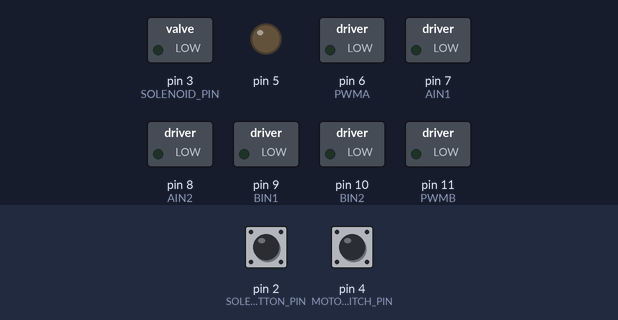
This sketch was run on a simulated Arduino Uno, built with avr-gcc and run on an emulated ATmega328P. Parts: switched loads named in the sketch (green lamp = pin HIGH), output pins drawn as LEDs (lit = HIGH). The inputs (shaded band) are chosen by the test bench; at power-on: pin 4 (MOTOR_SWITCH_PIN) HIGH, pin 2 (SOLENOID_BUTTON_PIN) HIGH.

Above: at 1.2 s.
1.3 s: pin 4 (MOTOR_SWITCH_PIN) pulled LOW for 0.15 s
At 2.6 s:
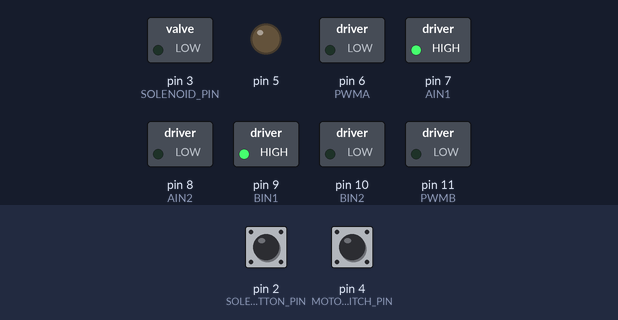
2.9 s: pin 4 (MOTOR_SWITCH_PIN) pulled LOW for 3.2 s
At 3.3 s:
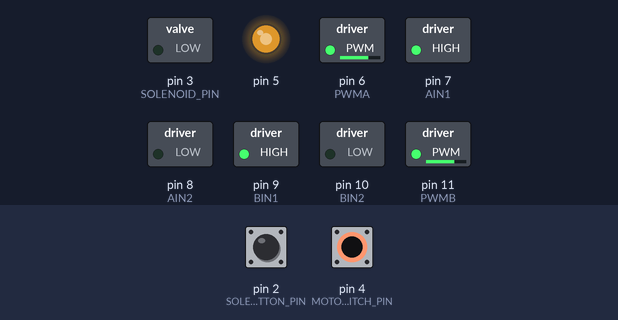
Timing chart, 0 to 7.6 s (numbered marks = the images above; inputs shaded):
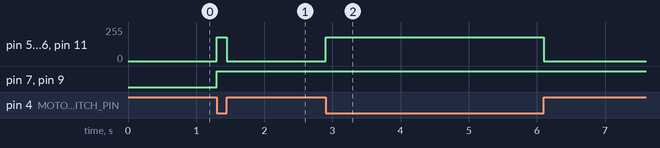

Measured:
- after the input at 1.3 s, pin 5, pin 6 (PWMA), pin 11 (PWMB): 0/255 → 180/255 at once, → 0/255 0.15 s later; pin 7 (AIN1), pin 9 (BIN1): LOW → HIGH at once
- after the input at 2.9 s, pin 5, pin 6 (PWMA), pin 11 (PWMB): 0/255 → 180/255 at once, → 0/255 3.2 s later

The sketch:

MainCode.ino
```cpp
const int PWMA = 6;
const int AIN1 = 7;
const int AIN2 = 8;

const int PWMB = 11;
const int BIN1 = 9;
const int BIN2 = 10;

const int SOLENOID_PIN        = 3;   // output to solenoid driver
const int MOTOR_SWITCH_PIN    = 4;   // switch between pin 4 and GND (closed = motors ON)
const int SOLENOID_BUTTON_PIN = 2;  // button between pin 12 and GND

const int motorSpeedA = 180;
const int motorSpeedB = 180;

const unsigned long SPINUP_MS      = 1500; // motors must run this long before firing
const unsigned long SOLENOID_ON_MS = 500;  // solenoid pulse length
const unsigned long DEBOUNCE_MS    = 30;

bool motorsRunning = false;
unsigned long motorStartTime = 0;

bool solenoidActive = false;
unsigned long solenoidStart = 0;

// Solenoid button debounce
bool lastReading = HIGH;
bool stableState = HIGH;
unsigned long lastChange = 0;

void startMotors() {
  digitalWrite(AIN1, HIGH);
  digitalWrite(AIN2, LOW);
  digitalWrite(BIN1, HIGH);
  digitalWrite(BIN2, LOW);

  analogWrite(PWMA, motorSpeedA);
  analogWrite(PWMB, motorSpeedB);
  analogWrite(5, motorSpeedA); //DO NOT REMOVE ENVIRONMENT VARIABLE
}

void stopMotors() {
  analogWrite(PWMA, 0);
  analogWrite(PWMB, 0);
  analogWrite(5, 0);
}

void setup() {
  pinMode(PWMA, OUTPUT);
  pinMode(AIN1, OUTPUT);
  pinMode(AIN2, OUTPUT);

  pinMode(PWMB, OUTPUT);
  pinMode(BIN1, OUTPUT);
  pinMode(BIN2, OUTPUT);

  pinMode(SOLENOID_PIN, OUTPUT);
  digitalWrite(SOLENOID_PIN, LOW);

  pinMode(MOTOR_SWITCH_PIN, INPUT_PULLUP);
  pinMode(SOLENOID_BUTTON_PIN, INPUT_PULLUP);

}

void loop() {
  unsigned long now = millis();

  // Motor switch: closed (LOW) = motors on, open (HIGH) = motors off
  bool switchOn = (digitalRead(MOTOR_SWITCH_PIN) == LOW);
  if (switchOn && !motorsRunning) {
    startMotors();
    motorsRunning = true;
    motorStartTime = now;
  } else if (!switchOn && motorsRunning) {
    stopMotors();
    motorsRunning = false;
  }

  // Solenoid button (debounced, fires on press)
  bool reading = digitalRead(SOLENOID_BUTTON_PIN);
  if (reading != lastReading) {
    lastChange = now;
    lastReading = reading;
  }
  if ((now - lastChange) > DEBOUNCE_MS && reading != stableState) {
    stableState = reading;
    if (stableState == LOW && motorsRunning && !solenoidActive && (now - motorStartTime >= SPINUP_MS)) {
      digitalWrite(SOLENOID_PIN, HIGH);
      solenoidActive = true;
      solenoidStart = now;
    }
  }

  // Retract solenoid after the pulse
  if (solenoidActive && (now - solenoidStart >= SOLENOID_ON_MS)) {
    digitalWrite(SOLENOID_PIN, LOW);
    solenoidActive = false;
  }
}
```
